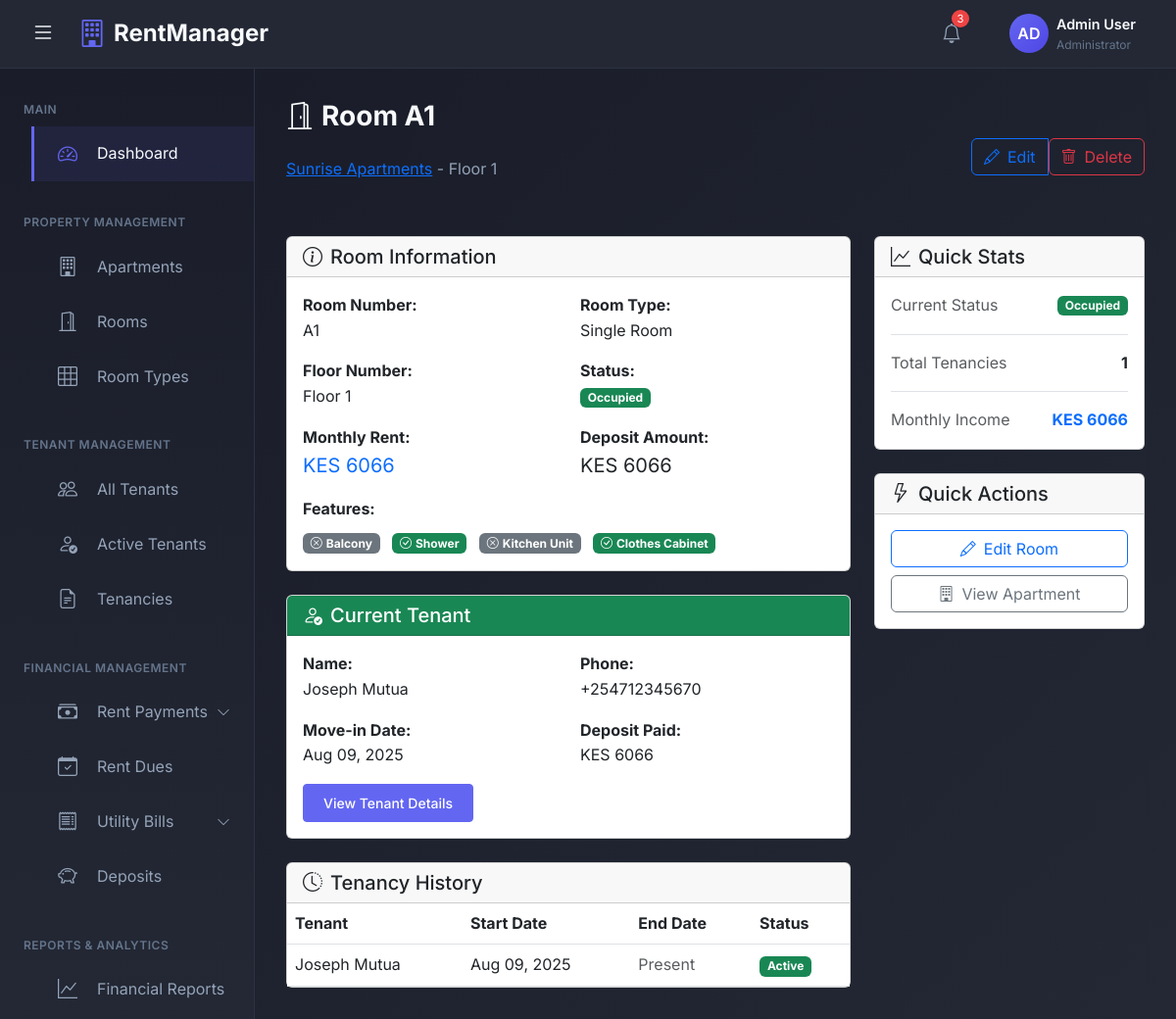
/rooms/1/ (signed in), run on the app's committed database.
### rental_app/models.py (models this page shows, shortened)
class Room(models.Model):
    ROOM_STATUS = (
        ('available', 'Available'),
        ('occupied', 'Occupied'),
        ('maintenance', 'Under Maintenance'),
    )
    apartment = models.ForeignKey(Apartment, on_delete=models.CASCADE, related_name='rooms')
    room_number = models.CharField(max_length=10)  # e.g., A1, B2, C3
    room_type = models.ForeignKey(RoomType, on_delete=models.PROTECT)
    floor_number = models.IntegerField(validators=[MinValueValidator(0)])
    has_balcony = models.BooleanField(default=False)
    has_shower = models.BooleanField(default=True)
    has_kitchen_unit = models.BooleanField(default=True)
    has_clothes_cabinet = models.BooleanField(default=True)
    monthly_rent = models.DecimalField(max_digits=10, decimal_places=2, validators=[MinValueValidator(0)])
    deposit_amount = models.DecimalField(max_digits=10, decimal_places=2, validators=[MinValueValidator(0)])
    status = models.CharField(max_length=20, choices=ROOM_STATUS, default='available')
    created_at = models.DateTimeField(auto_now_add=True)
    updated_at = models.DateTimeField(auto_now=True)
    class Meta:
        unique_together = ('apartment', 'room_number')
        ordering = ['floor_number', 'room_number']

class Apartment(models.Model):
    name = models.CharField(max_length=200)
    owner = models.ForeignKey(User, on_delete=models.CASCADE, related_name='apartments', limit_choices_to={'user_type': 'admin'})
    location = models.CharField(max_length=300)
    total_floors = models.IntegerField(validators=[MinValueValidator(1)])
    description = models.TextField(blank=True)
    water_rate_per_unit = models.DecimalField(max_digits=10, decimal_places=2, default=0.00)
    created_at = models.DateTimeField(auto_now_add=True)
    updated_at = models.DateTimeField(auto_now=True)

class RoomType(models.Model):
    ROOM_CHOICES = (
        ('bedsitter', 'Bedsitter'),
        ('single_room', 'Single Room'),
        ('one_bedroom', 'One Bedroom'),
        ('two_bedroom', 'Two Bedroom'),
        ('three_bedroom', 'Three Bedroom'),
    )
    name = models.CharField(max_length=50, choices=ROOM_CHOICES)
    description = models.TextField(blank=True)
    def __str__(self):
        return self.get_name_display()

class Tenancy(models.Model):
    TENANCY_STATUS = (
        ('active', 'Active'),
        ('terminated', 'Terminated'),
        ('suspended', 'Suspended'),
        ('switched', 'Switched Room'),  # When tenant moves to another room
    )
    TERMINATION_REASON = (
        ('vacated', 'Tenant Vacated'),
        ('evicted', 'Evicted'),
        ('room_switch', 'Switched to Another Room'),
        ('other', 'Other'),
    )
    tenant = models.ForeignKey(User, on_delete=models.PROTECT, related_name='tenancies', limit_choices_to={'user_type': 'tenant'})
    room = models.ForeignKey(Room, on_delete=models.PROTECT, related_name='tenancies')
    apartment = models.ForeignKey(Apartment, on_delete=models.PROTECT, related_name='tenancies')  # Denormalized for easy querying
    start_date = models.DateField()
    end_date = models.DateField(null=True, blank=True)
    deposit_paid = models.DecimalField(max_digits=10, decimal_places=2, default=0.00)
    deposit_refunded = models.BooleanField(default=False)
    deposit_refund_amount = models.DecimalField(max_digits=10, decimal_places=2, default=0.00, null=True, blank=True)
    deposit_deduction_reason = models.TextField(blank=True)  # Why deposit was partially refunded
    status = models.CharField(max_length=20, choices=TENANCY_STATUS, default='active')
    termination_reason = models.CharField(max_length=20, choices=TERMINATION_REASON, null=True, blank=True)
    move_in_condition = models.TextField(blank=True)
    move_out_condition = models.TextField(blank=True)
    switched_to_tenancy = models.ForeignKey('self', on_delete=models.SET_NULL, null=True, blank=True, related_name='previous_tenancy')
    switched_from_tenancy = models.ForeignKey('self', on_delete=models.SET_NULL, null=True, blank=True, related_name='next_tenancy')
    is_deleted = models.BooleanField(default=False)
    deleted_at = models.DateTimeField(null=True, blank=True)
    created_at = models.DateTimeField(auto_now_add=True)
    updated_at = models.DateTimeField(auto_now=True)
    class Meta:
        verbose_name_plural = 'Tenancies'
        ordering = ['-start_date']
        indexes = [
            models.Index(fields=['tenant', 'status']),
            models.Index(fields=['apartment', 'status']),
        ]

class User(AbstractUser):
    USER_TYPE_CHOICES = (
        ('admin', 'Admin'),
        ('tenant', 'Tenant'),
    )
    USER_STATUS = (
        ('active', 'Active'),
        ('inactive', 'Inactive'),
        ('archived', 'Archived'),  # For moved out tenants
    )
    user_type = models.CharField(max_length=10, choices=USER_TYPE_CHOICES)
    user_status = models.CharField(max_length=20, choices=USER_STATUS, default='active')
    phone_number = models.CharField(max_length=15, unique=True)
    national_id = models.CharField(max_length=20, unique=True, null=True, blank=True)
    profile_picture = models.ImageField(upload_to='profiles/', null=True, blank=True)
    is_deleted = models.BooleanField(default=False)
    deleted_at = models.DateTimeField(null=True, blank=True)
    created_at = models.DateTimeField(auto_now_add=True)
    updated_at = models.DateTimeField(auto_now=True)

### rental_app/views.py (the view)
# urls.py: path('rooms/<int:pk>/', views.room_detail, name='room_detail'),
@login_required
def room_detail(request, pk):
    room = get_object_or_404(
        Room.objects.select_related('apartment', 'room_type'),
        pk=pk,
        apartment__owner=request.user
    )
    current_tenancy = Tenancy.objects.filter(
        room=room,
        status='active'
    ).select_related('tenant').first()
    tenancy_history = Tenancy.objects.filter(
        room=room
    ).select_related('tenant').order_by('-start_date')
    context = {
        'room': room,
        'current_tenancy': current_tenancy,
        'tenancy_history': tenancy_history,
    }
    return render(request, 'rooms/room_detail.html', context)

### templates/rooms/room_detail.html (shortened to what this page needs)
{% extends 'admin_base.html' %}
{% block content %}
<div class="page-header d-flex justify-content-between align-items-center mb-4">
    <div>
        <h1 class="page-title">
            <i class="bi bi-door-open me-2"></i>Room {{ room.room_number }}
        </h1>
        <p class="page-subtitle">
            <a href="{% url 'apartment_detail' room.apartment.pk %}">{{ room.apartment.name }}</a> - Floor {{ room.floor_number }}
        </p>
    </div>
    <div class="btn-group">
        <a href="{% url 'room_edit' room.pk %}" class="btn btn-outline-primary">
            <i class="bi bi-pencil me-2"></i>Edit
        </a>
        <form method="post" action="{% url 'room_delete' room.pk %}" style="display: inline;"
              onsubmit="return confirm('Are you sure you want to delete this room?');">
            <button type="submit" class="btn btn-outline-danger">
                <i class="bi bi-trash me-2"></i>Delete
            </button>
        </form>
    </div>
</div>
<div class="row">
    <div class="col-lg-8">
        <div class="card mb-4">
            <div class="card-header">
                <h5 class="mb-0"><i class="bi bi-info-circle me-2"></i>Room Information</h5>
            </div>
            <div class="card-body">
                <div class="row mb-3">
                    <div class="col-md-6">
                        <strong>Room Number:</strong>
                        <p class="mb-0">{{ room.room_number }}</p>
                    </div>
                    <div class="col-md-6">
                        <strong>Room Type:</strong>
                        <p class="mb-0">{{ room.room_type }}</p>
                    </div>
                </div>
                <div class="row mb-3">
                    <div class="col-md-6">
                        <strong>Floor Number:</strong>
                        <p class="mb-0">Floor {{ room.floor_number }}</p>
                    </div>
                    <div class="col-md-6">
                        <strong>Status:</strong>
                        <p class="mb-0">
                            {% if room.status == 'occupied' %}
                            <span class="badge bg-success">Occupied</span>
                            {% elif room.status == 'available' %}
                            <span class="badge bg-info">Available</span>
                            {% else %}
                            <span class="badge bg-warning">Maintenance</span>
                            {% endif %}
                        </p>
                    </div>
                </div>
                <div class="row mb-3">
                    <div class="col-md-6">
                        <strong>Monthly Rent:</strong>
                        <p class="mb-0 text-primary fs-5">KES {{ room.monthly_rent|floatformat:0 }}</p>
                    </div>
                    <div class="col-md-6">
                        <strong>Deposit Amount:</strong>
                        <p class="mb-0 fs-5">KES {{ room.deposit_amount|floatformat:0 }}</p>
                    </div>
                </div>
                <div class="mb-0">
                    <strong>Features:</strong>
                    <div class="mt-2">
                        <span class="badge {% if room.has_balcony %}bg-success{% else %}bg-secondary{% endif %} me-2">
                            <i class="bi bi-{% if room.has_balcony %}check{% else %}x{% endif %}-circle me-1"></i>Balcony
                        </span>
                        <span class="badge {% if room.has_shower %}bg-success{% else %}bg-secondary{% endif %} me-2">
                            <i class="bi bi-{% if room.has_shower %}check{% else %}x{% endif %}-circle me-1"></i>Shower
                        </span>
                        <span class="badge {% if room.has_kitchen_unit %}bg-success{% else %}bg-secondary{% endif %} me-2">
                            <i class="bi bi-{% if room.has_kitchen_unit %}check{% else %}x{% endif %}-circle me-1"></i>Kitchen Unit
                        </span>
                        <span class="badge {% if room.has_clothes_cabinet %}bg-success{% else %}bg-secondary{% endif %}">
                            <i class="bi bi-{% if room.has_clothes_cabinet %}check{% else %}x{% endif %}-circle me-1"></i>Clothes Cabinet
                        </span>
                    </div>
                </div>
            </div>
        </div>
        {% if current_tenancy %}
        <div class="card mb-4">
            <div class="card-header bg-success text-white">
                <h5 class="mb-0"><i class="bi bi-person-check me-2"></i>Current Tenant</h5>
            </div>
            <div class="card-body">
                <div class="row">
                    <div class="col-md-6 mb-3">
                        <strong>Name:</strong>
                        <p class="mb-0">{{ current_tenancy.tenant.get_full_name }}</p>
                    </div>
                    <div class="col-md-6 mb-3">
                        <strong>Phone:</strong>
                        <p class="mb-0">{{ current_tenancy.tenant.phone_number }}</p>
                    </div>
                    <div class="col-md-6 mb-3">
                        <strong>Move-in Date:</strong>
                        <p class="mb-0">{{ current_tenancy.start_date|date:"M d, Y" }}</p>
                    </div>
                    <div class="col-md-6 mb-3">
                        <strong>Deposit Paid:</strong>
                        <p class="mb-0">KES {{ current_tenancy.deposit_paid|floatformat:0 }}</p>
                    </div>
                </div>
                <a href="#" class="btn btn-sm btn-primary">View Tenant Details</a>
            </div>
        </div>
        {% endif %}
        <div class="card">
            <div class="card-header">
                <h5 class="mb-0"><i class="bi bi-clock-history me-2"></i>Tenancy History</h5>
            </div>
            <div class="card-body p-0">
                {% if tenancy_history %}
                <div class="table-responsive">
                    <table class="table table-hover mb-0">
                        <thead>
                            <tr>
                                <th>Tenant</th>
                                <th>Start Date</th>
                                <th>End Date</th>
                                <th>Status</th>
                            </tr>
                        </thead>
                        <tbody>
                            {% for tenancy in tenancy_history %}
                            <tr>
                                <td>{{ tenancy.tenant.get_full_name }}</td>
                                <td>{{ tenancy.start_date|date:"M d, Y" }}</td>
                                <td>
                                    {% if tenancy.end_date %}
                                    {{ tenancy.end_date|date:"M d, Y" }}
                                    {% else %}
                                    <span class="text-muted">Present</span>
                                    {% endif %}
                                </td>
                                <td>
                                    {% if tenancy.status == 'active' %}
                                    <span class="badge bg-success">Active</span>
                                    {% elif tenancy.status == 'terminated' %}
                                    <span class="badge bg-danger">Terminated</span>
                                    {% elif tenancy.status == 'switched' %}
                                    <span class="badge bg-info">Switched Room</span>
                                    {% else %}
                                    <span class="badge bg-warning">{{ tenancy.get_status_display }}</span>
                                    {% endif %}
                                </td>
                            </tr>
                            {% endfor %}
                        </tbody>
                    </table>
                </div>
                {% else %}
                <div class="text-center py-4">
                    <p class="text-muted">No tenancy history available</p>
                </div>
                {% endif %}
            </div>
        </div>
    </div>
    <div class="col-lg-4">
        <div class="card mb-4">
            <div class="card-header">
                <h5 class="mb-0"><i class="bi bi-graph-up me-2"></i>Quick Stats</h5>
            </div>
            <div class="card-body">
                <div class="mb-3 pb-3 border-bottom">
                    <div class="d-flex justify-content-between align-items-center">
                        <span class="text-muted">Current Status</span>
                        {% if room.status == 'occupied' %}
                        <span class="badge bg-success">Occupied</span>
                        {% elif room.status == 'available' %}
                        <span class="badge bg-info">Available</span>
                        {% else %}
                        <span class="badge bg-warning">Maintenance</span>
                        {% endif %}
                    </div>
                </div>
                <div class="mb-3 pb-3 border-bottom">
                    <div class="d-flex justify-content-between align-items-center">
                        <span class="text-muted">Total Tenancies</span>
                        <strong>{{ tenancy_history.count }}</strong>
                    </div>
                </div>
                <div class="mb-0">
                    <div class="d-flex justify-content-between align-items-center">
                        <span class="text-muted">Monthly Income</span>
                        <strong class="text-primary">KES {{ room.monthly_rent|floatformat:0 }}</strong>
                    </div>
                </div>
            </div>
        </div>
        <div class="card">
            <div class="card-header">
                <h5 class="mb-0"><i class="bi bi-lightning me-2"></i>Quick Actions</h5>
            </div>
            <div class="card-body">
                <div class="d-grid gap-2">
                    <a href="{% url 'room_edit' room.pk %}" class="btn btn-outline-primary">
                        <i class="bi bi-pencil me-2"></i>Edit Room
                    </a>
                    <a href="{% url 'apartment_detail' room.apartment.pk %}" class="btn btn-outline-secondary">
                        <i class="bi bi-building me-2"></i>View Apartment
                    </a>
                </div>
            </div>
        </div>
    </div>
</div>
{% endblock %}

### data on the page
Room: room_number "A1", apartment.name "Sunrise Apartments", floor_number "1", room_type "Single Room", monthly_rent "6066", deposit_amount "6066"
Tenancy: tenant.get_full_name "Joseph Mutua", tenant.phone_number "+254712345670", start_date "Aug 09, 2025", deposit_paid "6066", shows "Present", status "Active"

### other printed values
{{ tenancy_history.count }} "1"
